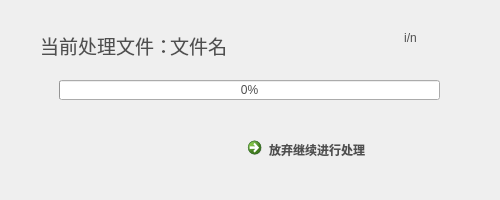
<?xml version="1.0" encoding="UTF-8"?>
<ui version="4.0">
 <class>WaitingProgressBar</class>
 <widget class="QWidget" name="WaitingProgressBar">
  <property name="windowModality">
   <enum>Qt::ApplicationModal</enum>
  </property>
  <property name="geometry">
   <rect>
    <x>0</x>
    <y>0</y>
    <width>500</width>
    <height>200</height>
   </rect>
  </property>
  <property name="minimumSize">
   <size>
    <width>500</width>
    <height>200</height>
   </size>
  </property>
  <property name="maximumSize">
   <size>
    <width>500</width>
    <height>200</height>
   </size>
  </property>
  <property name="windowTitle">
   <string>WaitingProgressBar</string>
  </property>
  <widget class="QWidget" name="widget" native="true">
   <property name="geometry">
    <rect>
     <x>0</x>
     <y>0</y>
     <width>500</width>
     <height>200</height>
    </rect>
   </property>
   <property name="minimumSize">
    <size>
     <width>500</width>
     <height>200</height>
    </size>
   </property>
   <property name="maximumSize">
    <size>
     <width>500</width>
     <height>200</height>
    </size>
   </property>
   <property name="styleSheet">
    <string notr="true">QWidget#widget{
border-image: url(:/QtTrajectoryAnalysis/Resources/processor_bg.png)}</string>
   </property>
   <widget class="QLabel" name="label_file">
    <property name="geometry">
     <rect>
      <x>170</x>
      <y>30</y>
      <width>141</width>
      <height>31</height>
     </rect>
    </property>
    <property name="styleSheet">
     <string notr="true">font: 75 8pt &quot;微软雅黑&quot;;
color: #4f4f4f;</string>
    </property>
    <property name="text">
     <string>&lt;html&gt;&lt;head/&gt;&lt;body&gt;&lt;p&gt;&lt;span style=&quot; font-size:14pt;&quot;&gt;文件名&lt;/span&gt;&lt;/p&gt;&lt;/body&gt;&lt;/html&gt;</string>
    </property>
   </widget>
   <widget class="QLabel" name="label">
    <property name="geometry">
     <rect>
      <x>40</x>
      <y>30</y>
      <width>141</width>
      <height>31</height>
     </rect>
    </property>
    <property name="styleSheet">
     <string notr="true">font: 75 8pt &quot;微软雅黑&quot;;
color: #4f4f4f;</string>
    </property>
    <property name="text">
     <string>&lt;html&gt;&lt;head/&gt;&lt;body&gt;&lt;p&gt;&lt;span style=&quot; font-size:14pt;&quot;&gt;当前处理文件：&lt;/span&gt;&lt;/p&gt;&lt;/body&gt;&lt;/html&gt;</string>
    </property>
   </widget>
   <widget class="QCommandLinkButton" name="cmdLinkBtn">
    <property name="geometry">
     <rect>
      <x>240</x>
      <y>130</y>
      <width>171</width>
      <height>41</height>
     </rect>
    </property>
    <property name="styleSheet">
     <string notr="true">font: 75 12pt &quot;微软雅黑&quot;;
color: #4f4f4f;</string>
    </property>
    <property name="text">
     <string>放弃继续进行处理</string>
    </property>
   </widget>
   <widget class="QLabel" name="label_progress">
    <property name="geometry">
     <rect>
      <x>370</x>
      <y>30</y>
      <width>81</width>
      <height>31</height>
     </rect>
    </property>
    <property name="styleSheet">
     <string notr="true">font: 75 14pt &quot;微软雅黑&quot;;
color: #4f4f4f;</string>
    </property>
    <property name="text">
     <string>&lt;html&gt;&lt;head/&gt;&lt;body&gt;&lt;p&gt;i/n&lt;br/&gt;&lt;/p&gt;&lt;/body&gt;&lt;/html&gt;</string>
    </property>
    <property name="alignment">
     <set>Qt::AlignCenter</set>
    </property>
   </widget>
   <widget class="QProgressBar" name="progressBar">
    <property name="geometry">
     <rect>
      <x>59</x>
      <y>80</y>
      <width>381</width>
      <height>20</height>
     </rect>
    </property>
    <property name="styleSheet">
     <string notr="true">font: 75 10pt &quot;微软雅黑&quot;;
color: #4f4f4f;</string>
    </property>
    <property name="value">
     <number>0</number>
    </property>
    <property name="alignment">
     <set>Qt::AlignCenter</set>
    </property>
    <property name="textVisible">
     <bool>true</bool>
    </property>
    <property name="orientation">
     <enum>Qt::Horizontal</enum>
    </property>
    <property name="textDirection">
     <enum>QProgressBar::TopToBottom</enum>
    </property>
   </widget>
  </widget>
 </widget>
 <layoutdefault spacing="6" margin="11"/>
 <resources>
  <include location="qttrajectoryanalysis.qrc"/>
 </resources>
 <connections/>
</ui>
